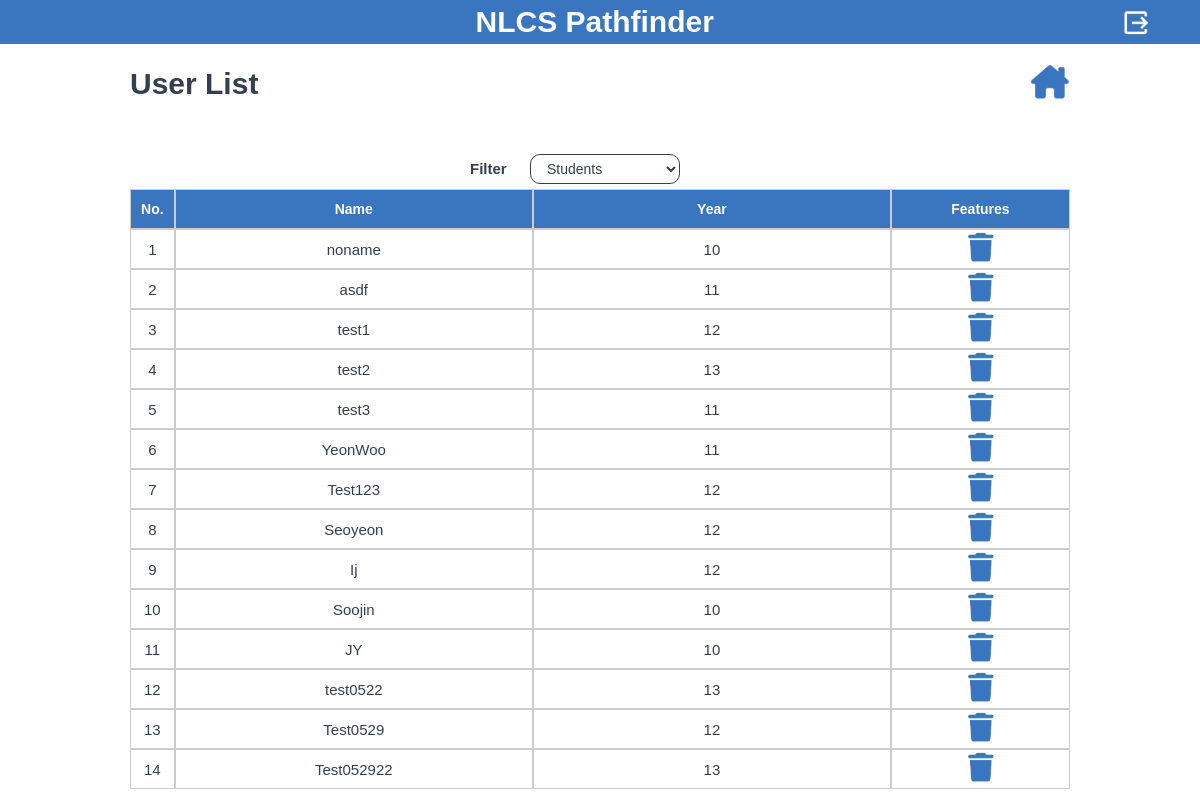
Page /manager-studentlist/ (signed in) on the committed database.
### student/models.py (models this page shows, shortened)
class Student(models.Model):
    GRADE_CHOICES = [
        (10, 'Year 10'),
        (11, 'Year 11'),
        (12, 'Year 12'),
        (13, 'Year 13'),
    ]
    name = models.TextField(max_length=60, default="noname")
    grade = models.IntegerField(choices=GRADE_CHOICES)
    university = models.ForeignKey(University, on_delete=models.CASCADE, default=None)
    major = models.ForeignKey(Major, on_delete=models.CASCADE)
    ib_subject = models.TextField(max_length=60, null=True)
    ib_ia_title = models.TextField(max_length=250, null=True)
    strength = models.TextField(max_length=5000, null=True)
    weakness = models.TextField(max_length=5000, null=True)
    recommendation = models.TextField(max_length=5000, null=True)
    is_active = models.BooleanField(default=True)

### manager/views.py (the view, shortened to what this page needs)
# urls.py: path('manager-studentlist/', views.manager_studentlist, name='manager-studentlist'),
@login_required
def manager_studentlist(request):
    students = Student.objects.filter(is_active=True)
    student_pk_list = [s.pk for s in students]
    print(student_pk_list)
    context = {
        'students': students,
        'student_pk_list': student_pk_list,
    }
    return render(request, 'manager_manageusersstudent.html', context)

### manager/templates/manager_manageusersstudent.html (shortened to what this page needs)
<!DOCTYPE html>
<html data-wf-page="664dd413888b20090cd17b73" data-wf-site="65dae9a8aed2bddc7d4faf42">
<head>
  {% load static %}
  <link href="{% static 'css/normalize.css' %}" rel="stylesheet" type="text/css">
  <link href="{% static 'css/webflow.css' %}" rel="stylesheet" type="text/css">
  <link href="{% static 'css/2024-ia-gyumin.webflow.css' %}" rel="stylesheet" type="text/css">
</head>
<body class="body">
  <section class="sectionmaintitle sectionheader sectionheaderlogout">
    <h1 class="headingmaintitle headingladn">                NLCS Pathfinder</h1>
    <div id="w-node-_4d11c2c8-8f8e-1327-6a1b-bb15985896fb-0cd17b73" class="divblocklogoutbuttonwrap">
      <a href="{% url 'manager-logout' %}" style="text-decoration:none"><img class="img-fluid" src="{% static 'img/logout.png' %}" alt="Logo"></a>
    </div>
  </section>
  <section class="sectionadminuserlist">
    <div class="w-layout-blockcontainer containerstdregheader w-container">
      <div class="divstdregessentialheader">
        <div id="w-node-f18b932d-7f52-d60e-bbf3-5157eddd1049-0cd17b73" class="divstdregheaderleft">
          <h1 class="headingstdregheaderleft">User List</h1>
        </div>
        <div id="w-node-_99867401-9b1f-be79-e3d1-4157feefab60-0cd17b73" class="divstdregheaderright">
          <div class="divhousebuttoncase">
            <a class="divhousebutton" href="{% url 'manager-main' %}" style="text-decoration:none; color:white"><img class="img-fluid" src="{% static 'img/home.png' %}" alt="Logo"></a>
          </div>
        </div>
      </div>
    </div>
    <div class="w-layout-blockcontainer containercslstdlistfilter w-container">
      <div class="divblockcslstdlistfiltertotalgrid">
        <div id="w-node-_04b2b2d0-868f-9733-91e6-02bd12764990-0cd17b73" class="divblockcslstdlistfiltergrid">
          <h1 id="w-node-aecbbcb3-fbd4-3d55-dbd3-b318bce0ad78-0cd17b73" class="headingcslstdlistfiltertext">Filter</h1>
          <div id="w-node-a5bcddf1-e770-0d01-22b5-c6b245a3a033-c13b438c" class="divblockcslstdlistfilterselection">
            <div class="form-block w-form">
              <form id="email-form" name="email-form" data-name="Email Form" method="get" data-wf-page-id="65db4546ff2046f1c13b438c" data-wf-element-id="62d8a4b0-fd6a-edcc-e17c-18945199994b">
                <select id="field" name="field" data-name="Field" onchange="this.options[this.selectedIndex].value && (window.location = this.options[this.selectedIndex].value);" class="selectfieldstdlistfilter w-select">
                  <option value="{% url 'manager-studentlist'%}">Students</option>
                </select>
              </form>
            </div>
          </div>
        </div>
      </div>
    </div>
    <div class="w-layout-blockcontainer containercslstdlist w-container">
      <div class="divadmuserstdlisttable">
        <div id="w-node-cf370158-e546-3441-ffe0-6c4fa484b8b1-0cd17b73" class="divtablestdlistheader">No.</div>
        <div id="w-node-e06b81cd-ba85-55b8-9b0d-b3d87825d772-0cd17b73" class="divtablestdlistheader">Name</div>
        <div id="w-node-bb5e6395-51e4-5298-146c-524bc37f5fd3-0cd17b73" class="divtablestdlistheader">Year</div>
        <div id="w-node-dde3790e-aa8b-22cb-f8e0-27c5fffec7c4-0cd17b73" class="divtablestdlistheader">Features</div>
        {% for student in students %}
        <div id="w-node-_179c3a27-b557-71e4-c74d-f36f7d2376ff-0cd17b73" class="divcslstddetailstabledata">
          <h1 class="headingcsltableuserlistdata">{{ forloop.counter }}</h1>
        </div>
        <div id="w-node-_5197f733-7904-6cc7-9ecc-baf557ef89ba-0cd17b73" class="divcslstddetailstabledata">
          <h1 class="headingcsltableuserlistdata">{{ student.name }}</h1>
        </div>
        <div id="w-node-_2a811ce6-2efa-3a34-5816-e5649499b8b6-0cd17b73" class="divcslstddetailstabledata">
          <h1 class="headingcsltableuserlistdata">{{ student.grade }}</h1>
        </div>
        <div id="w-node-ed5b2d9d-58ba-0fa5-26bd-41bae13074e7-0cd17b73" class="divadmintableuserlistdatafeature">
          <div id="w-node-ed5b2d9d-58ba-0fa5-26bd-41bae13074e8-0cd17b73" class="divblockuserlistfeaturesicon">
            <a class="divhousebutton" style="text-decoration:none; cursor:pointer" onclick="showModal({{student.id}});"><img class="img-fluid" src="{% static 'img/trash.png' %}" alt="Logo"></a>
          </div>
        </div>
        {% endfor %}
      </div>
    </div>
  </section>
</body>
</html>

### static/css/webflow.css (style rules this page uses)
* { -webkit-box-sizing: border-box; -moz-box-sizing: border-box; box-sizing: border-box; }
html { height: 100%; }
body { margin: 0; min-height: 100%; background-color: #fff; font-family: Arial, sans-serif; font-size: 14px; line-height: 20px; color: #333; }
img { max-width: 100%; vertical-align: middle; display: inline-block; }
h1, h2, h3, h4, h5, h6 { font-weight: bold; margin-bottom: 10px; }
h1 { font-size: 38px; line-height: 44px; margin-top: 20px; }
.w-form { margin: 0 0 15px; }
.w-input, .w-select { display: block; width: 100%; height: 38px; padding: 8px 12px; margin-bottom: 10px; font-size: 14px; line-height: 1.42857143; color: #333333; vertical-align: middle; background-color: #ffffff; border: 1px solid #cccccc; }
.w-select { background-color: #f3f3f3; }
.w-container { margin-left: auto; margin-right: auto; max-width: 940px; }
.w-container:before, .w-container:after { content: " "; display: table; grid-column-start: 1; grid-row-start: 1; grid-column-end: 2; grid-row-end: 2; }
.w-container:after { clear: both; }

### rows in the picture
Student: name "noname", grade "10"
Student: name "asdf", grade "11"
Student: name "test1", grade "12"
Student: name "test2", grade "13"
Student: name "test3", grade "11"
Student: name "YeonWoo", grade "11"
Student: name "Test123", grade "12"
Student: name "Seoyeon", grade "12"
Student: name "Ij", grade "12"
Student: name "Soojin", grade "10"
Student: name "JY", grade "10"
Student: name "test0522", grade "13"
Student: name "Test0529", grade "12"
Student: name "Test052922", grade "13"
